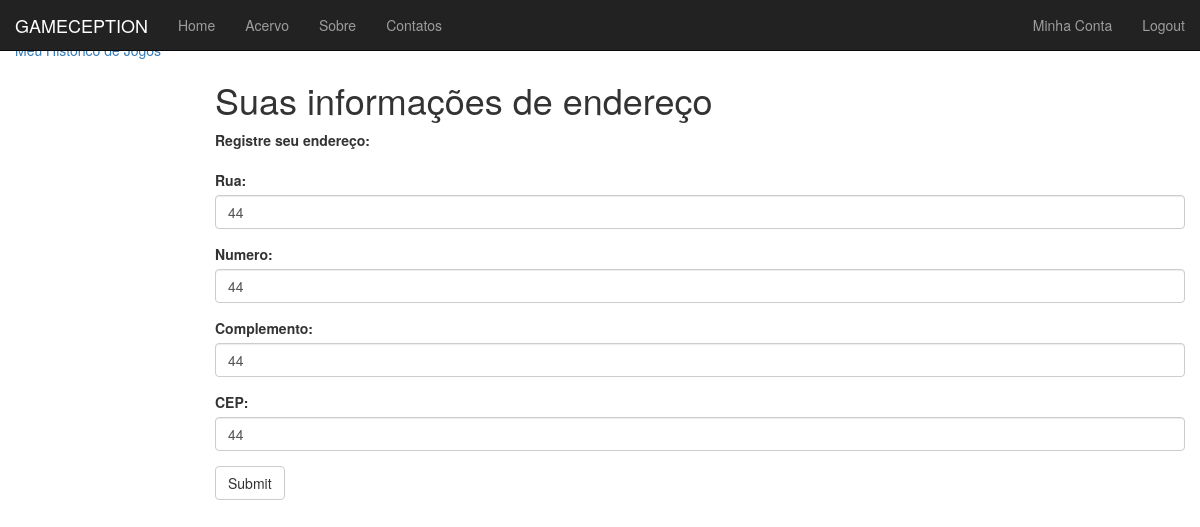
Page /Assinante/Endereco/ (signed in) on the earlier database version.
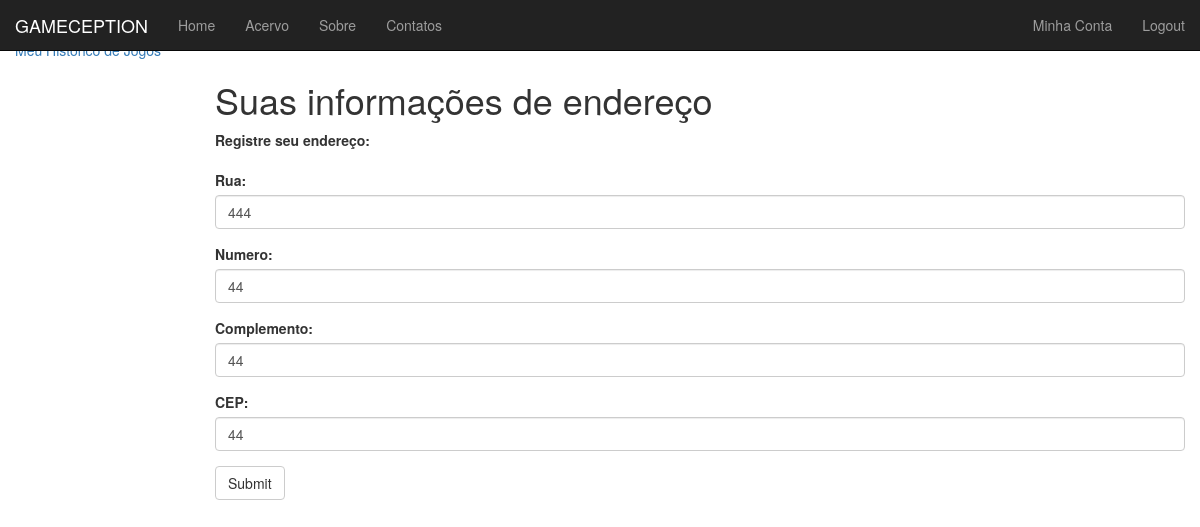
Same page on the later database version.
### Assinante/models.py (models this page shows, shortened)
class EnderecoAssinatura(models.Model):
    assinatura = models.OneToOneField(User)
    rua = models.CharField(max_length=200)
    numeroRua = models.IntegerField(default = 0)
    complemento = models.CharField(max_length=200)
    CEP = models.CharField(max_length=9)

### Assinante/views.py (the view)
def CadastroEndereco(request):
    registrado = False
    if request.method == 'POST':
        endereco_form = EnderecoForm(data=request.POST)
        if endereco_form.is_valid():
            novo_endereco = endereco_form.save(commit=False)
            try:
                atual_endereco = EnderecoAssinatura.objects.get(assinatura=request.user)
            except:
                atual_endereco = EnderecoAssinatura.objects.create(assinatura=request.user)
            atual_endereco.rua = novo_endereco.rua
            atual_endereco.numeroRua = novo_endereco.numeroRua
            atual_endereco.complemento = novo_endereco.complemento
            atual_endereco.CEP = novo_endereco.CEP
            atual_endereco.assinatura = request.user
            atual_endereco.save()
            registrado = True
        else:
            print (endereco_form.errors)
    else:
        endereco_form = EnderecoForm()
        try:
            atual_endereco = EnderecoAssinatura.objects.get(assinatura=request.user)
        except:
            atual_endereco = None
    return render(request,
            'Assinante/CadastroEndereco.html',
            {'endereco_form': endereco_form, 'registrado': registrado, 'atual_endereco' : atual_endereco} )

### Assinante/views.py
class EnderecoForm(forms.ModelForm):
    rua = forms.CharField(label='rua')
    numeroRua = forms.CharField(label='numeroRua')
    complemento = forms.CharField(label='complemento')
    CEP = forms.CharField(label='CEP')
    class Meta:
        model = EnderecoAssinatura
        fields = ('rua', 'numeroRua', 'complemento', 'CEP')

### Assinante/Templates/Assinante/CadastroEndereco.html (shortened to what this page needs)
{% extends "MainPage.html" %}
{% block content %}
      <h1>Suas informações de endereço</h1>
        {% if registrado %}
        Obrigado por registrar seu endereço!
        <a href="{% url 'MinhaConta' %}">voltar para a sua conta</a><br />
        {% else %}
        {% if atual_endereco %}
        <strong>Registre seu endereço:</strong><br/><br/>
        <form role="form" action="{% url 'CadastroEndereco' %}" method="post">
            <div class="form-group" >
                <p class="required">
                    <label for="id_rua">Rua:</label>
                    <input  class="form-control"  id="id_rua" name="rua" type="text" value={{atual_endereco.rua}} />
                </p>
            </div>
            <div class="form-group" >
                <p class="required">
                    <label for="id_numeroRua">Numero:</label>
                    <input class="form-control"   id="id_numeroRua" name="numeroRua" type="text" value={{atual_endereco.numeroRua}} />
                </p>
            </div>
            <div class="form-group" >
                <p class="required">
                    <label for="id_complemento">Complemento:</label>
                    <input  class="form-control"  id="id_complemento" name="complemento" type="text" value={{atual_endereco.complemento}} />
                </p>
            </div>
            <div class="form-group" >
                <p class="required">
                    <label for="id_CEP">CEP:</label>
                    <input class="form-control" id="id_CEP" name="CEP" type="text" value={{atual_endereco.CEP}} />
                </p>
            </div>
            <button type="submit" class="btn btn-default">Submit</button>
        </form>
        {% endif %}
        {% endif %}
{% endblock %}

Differences in the rows shown:
changed EnderecoAssinatura: rua "44" → "444"
